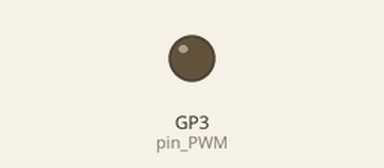
Recording of a program running on a simulated Raspberry Pi Pico running MicroPython. Shown: output pins drawn as LEDs (lit = HIGH). What the program prints to the serial console is not drawn.

Above: at 0.15 s.
Timing chart, 0 to 1.6 s (numbered marks = the images above):
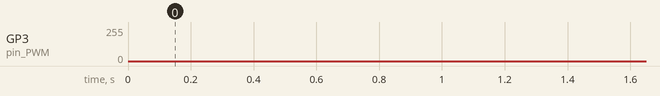

The program:

electronics_stage4_sine_wave.py
```python
## Import relevant packages for raspberry pi
from machine import Pin,PWM
from time import sleep, sleep_us
import time as time

# Choose output pin for PWM and "activate"
pin_PWM = Pin(3)
pwm = PWM(pin_PWM)

# Set frequency and duty cycle for RC circuit
pwm.freq(10000)


sin_wave = [0.5, 0.5317, 0.5633, 0.5946, 0.6256, 0.656, 0.6858, 0.7149,
            0.7431, 0.7703, 0.7965, 0.8214, 0.845, 0.8673, 0.8881, 0.9073,
            0.9249, 0.9407, 0.9548, 0.9671, 0.9775, 0.9859, 0.9924, 0.9969,
            0.9994, 0.9999, 0.9984, 0.9949, 0.9894, 0.9819, 0.9725, 0.9612,
            0.948, 0.933, 0.9163, 0.8979, 0.8779, 0.8563, 0.8334, 0.8091,
            0.7835, 0.7568, 0.7291, 0.7005, 0.671, 0.6409, 0.6102, 0.579,
            0.5475, 0.5159, 0.4841, 0.4525, 0.421, 0.3898, 0.3591, 0.329,
            0.2995, 0.2709, 0.2432, 0.2165, 0.1909, 0.1666, 0.1437, 0.1221,
            0.1021, 0.0837, 0.067, 0.052, 0.0388, 0.0275, 0.0181, 0.0106,
            0.0051, 0.0016, 0.0001, 0.0006, 0.0031, 0.0076, 0.0141, 0.0225,
            0.0329, 0.0452, 0.0593, 0.0751, 0.0927, 0.1119, 0.1327, 0.155, 0.1786,
            0.2035, 0.2297, 0.2569, 0.2851, 0.3142, 0.344, 0.3744, 0.4054, 0.4367, 0.4683, 0.5]


def Sine_Wave(frequency):

    time = 1/frequency   # convert frequency to time
    time_delay = time/100  # calculate time delay
    time_delay_us = time_delay*1000000          # convert time delay from seconds to us
    print(time_delay_us)

    while True:
        for i in sin_wave:

            duty_cycle = 65535*(i)
            pwm.duty_u16(int(duty_cycle))

            sleep_us(int(time_delay_us))


Sine_Wave(20)
```
